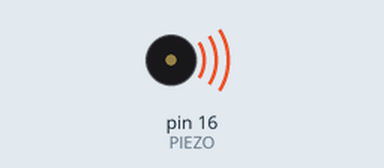
Simulated run of this sketch. Board: Arduino Uno, built with avr-gcc and run on an emulated ATmega328P. Parts: buzzer (waves = sounding).

Above: at 0.5 s.
Timing chart, 0 to 10.4 s (numbered marks = the images above):
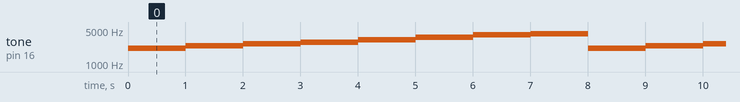

Measured:
- by itself, tone on pin 16 (PIEZO): repeats every 8.0 s: 2349 Hz 1.0 s, 2637 Hz 1.0 s, 2793 Hz 1.0 s, 3136 Hz 1.0 s, 3520 Hz 1.0 s, 3951 Hz 1.0 s, 4186 Hz 1.0 s, 2093 Hz 1.0 s

The sketch:

PIEZO_SPK.ino
```cpp
#include "WeMosPin.h"
#define PIEZO D2

int note[]={2093, 2349,2637, 2793, 3136,3520,3951,4186};//도레미파솔라시도

void setup() {


}

void loop(){
  for(int i =0; i<8; i++){
  tone(PIEZO, note[i],1000);//500헤르츠 주파수를 1초동안
  delay(1000);
 //1초 쉬고

  }
}
```

WeMosPin.h
```cpp
#define D0 3
#define D1 1
#define D2 16
#define D3 5
#define D4 4
#define D5 14
#define D6 12
#define D7 13
#define D8 0
#define D9 2
#define D10 15
#define D11 13
#define D12 12
#define D13 4

#define TX0 15
#define RX0 13
```
